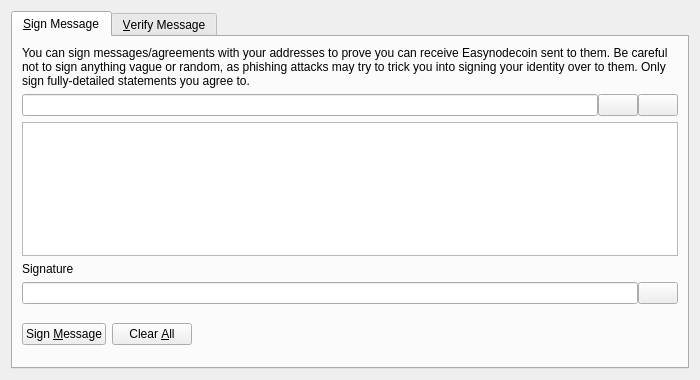
<?xml version="1.0" encoding="UTF-8"?>
<ui version="4.0">
 <class>SignVerifyMessageDialog</class>
 <widget class="QDialog" name="SignVerifyMessageDialog">
  <property name="geometry">
   <rect>
    <x>0</x>
    <y>0</y>
    <width>700</width>
    <height>380</height>
   </rect>
  </property>
  <property name="windowTitle">
   <string>Signatures - Sign / Verify a Message</string>
  </property>
  <property name="modal">
   <bool>true</bool>
  </property>
  <layout class="QVBoxLayout" name="verticalLayout">
   <item>
    <widget class="QTabWidget" name="tabWidget">
     <property name="currentIndex">
      <number>0</number>
     </property>
     <widget class="QWidget" name="tabSignMessage">
      <attribute name="title">
       <string>&amp;Sign Message</string>
      </attribute>
      <layout class="QVBoxLayout" name="verticalLayout_SM">
       <item>
        <widget class="QLabel" name="infoLabel_SM">
         <property name="text">
          <string>You can sign messages/agreements with your addresses to prove you can receive Easynodecoin sent to them. Be careful not to sign anything vague or random, as phishing attacks may try to trick you into signing your identity over to them. Only sign fully-detailed statements you agree to.</string>
         </property>
         <property name="textFormat">
          <enum>Qt::PlainText</enum>
         </property>
         <property name="wordWrap">
          <bool>true</bool>
         </property>
        </widget>
       </item>
       <item>
        <layout class="QHBoxLayout" name="horizontalLayout_1_SM">
         <property name="spacing">
          <number>0</number>
         </property>
         <item>
          <widget class="QValidatedLineEdit" name="addressIn_SM">
           <property name="toolTip">
            <string>The Easynodecoin address to sign the message with</string>
           </property>
          </widget>
         </item>
         <item>
          <widget class="QPushButton" name="addressBookButton_SM">
           <property name="toolTip">
            <string>Choose previously used address</string>
           </property>
           <property name="text">
            <string/>
           </property>
           <property name="shortcut">
            <string>Alt+A</string>
           </property>
           <property name="autoDefault">
            <bool>false</bool>
           </property>
          </widget>
         </item>
         <item>
          <widget class="QPushButton" name="pasteButton_SM">
           <property name="toolTip">
            <string>Paste address from clipboard</string>
           </property>
           <property name="text">
            <string/>
           </property>
           <property name="shortcut">
            <string>Alt+P</string>
           </property>
           <property name="autoDefault">
            <bool>false</bool>
           </property>
          </widget>
         </item>
        </layout>
       </item>
       <item>
        <widget class="QPlainTextEdit" name="messageIn_SM">
         <property name="toolTip">
          <string>Enter the message you want to sign here</string>
         </property>
        </widget>
       </item>
       <item>
        <widget class="QLabel" name="signatureLabel_SM">
         <property name="text">
          <string>Signature</string>
         </property>
         <property name="textFormat">
          <enum>Qt::PlainText</enum>
         </property>
        </widget>
       </item>
       <item>
        <layout class="QHBoxLayout" name="horizontalLayout_2_SM">
         <property name="spacing">
          <number>0</number>
         </property>
         <item>
          <widget class="QLineEdit" name="signatureOut_SM">
           <property name="font">
            <font>
             <italic>true</italic>
            </font>
           </property>
           <property name="readOnly">
            <bool>true</bool>
           </property>
          </widget>
         </item>
         <item>
          <widget class="QPushButton" name="copySignatureButton_SM">
           <property name="toolTip">
            <string>Copy the current signature to the system clipboard</string>
           </property>
           <property name="text">
            <string/>
           </property>
           <property name="autoDefault">
            <bool>false</bool>
           </property>
          </widget>
         </item>
        </layout>
       </item>
       <item>
        <layout class="QHBoxLayout" name="horizontalLayout_3_SM">
         <item>
          <widget class="QPushButton" name="signMessageButton_SM">
           <property name="toolTip">
            <string>Sign the message to prove you own this Easynodecoin address</string>
           </property>
           <property name="text">
            <string>Sign &amp;Message</string>
           </property>
           <property name="autoDefault">
            <bool>false</bool>
           </property>
          </widget>
         </item>
         <item>
          <widget class="QPushButton" name="clearButton_SM">
           <property name="toolTip">
            <string>Reset all sign message fields</string>
           </property>
           <property name="text">
            <string>Clear &amp;All</string>
           </property>
           <property name="autoDefault">
            <bool>false</bool>
           </property>
          </widget>
         </item>
         <item>
          <spacer name="horizontalSpacer_1_SM">
           <property name="orientation">
            <enum>Qt::Horizontal</enum>
           </property>
           <property name="sizeHint" stdset="0">
            <size>
             <width>40</width>
             <height>48</height>
            </size>
           </property>
          </spacer>
         </item>
         <item>
          <widget class="QLabel" name="statusLabel_SM">
           <property name="font">
            <font>
             <weight>75</weight>
             <bold>true</bold>
            </font>
           </property>
           <property name="text">
            <string/>
           </property>
           <property name="wordWrap">
            <bool>true</bool>
           </property>
          </widget>
         </item>
         <item>
          <spacer name="horizontalSpacer_2_SM">
           <property name="orientation">
            <enum>Qt::Horizontal</enum>
           </property>
           <property name="sizeHint" stdset="0">
            <size>
             <width>40</width>
             <height>48</height>
            </size>
           </property>
          </spacer>
         </item>
        </layout>
       </item>
      </layout>
     </widget>
     <widget class="QWidget" name="tabVerifyMessage">
      <attribute name="title">
       <string>&amp;Verify Message</string>
      </attribute>
      <layout class="QVBoxLayout" name="verticalLayout_VM">
       <item>
        <widget class="QLabel" name="infoLabel_VM">
         <property name="text">
          <string>Enter the receiver's address, message (ensure you copy line breaks, spaces, tabs, etc. exactly) and signature below to verify the message. Be careful not to read more into the signature than what is in the signed message itself, to avoid being tricked by a man-in-the-middle attack. Note that this only proves the signing party receives with the address, it cannot prove sendership of any transaction!</string>
         </property>
         <property name="textFormat">
          <enum>Qt::PlainText</enum>
         </property>
         <property name="alignment">
          <set>Qt::AlignLeading|Qt::AlignLeft|Qt::AlignTop</set>
         </property>
         <property name="wordWrap">
          <bool>true</bool>
         </property>
        </widget>
       </item>
       <item>
        <layout class="QHBoxLayout" name="horizontalLayout_1_VM">
         <property name="spacing">
          <number>0</number>
         </property>
         <item>
          <widget class="QValidatedLineEdit" name="addressIn_VM">
           <property name="toolTip">
            <string>The Easynodecoin address the message was signed with</string>
           </property>
          </widget>
         </item>
         <item>
          <widget class="QPushButton" name="addressBookButton_VM">
           <property name="toolTip">
            <string>Choose previously used address</string>
           </property>
           <property name="text">
            <string/>
           </property>
           <property name="shortcut">
            <string>Alt+A</string>
           </property>
           <property name="autoDefault">
            <bool>false</bool>
           </property>
          </widget>
         </item>
        </layout>
       </item>
       <item>
        <widget class="QPlainTextEdit" name="messageIn_VM"/>
       </item>
       <item>
        <widget class="QValidatedLineEdit" name="signatureIn_VM"/>
       </item>
       <item>
        <layout class="QHBoxLayout" name="horizontalLayout_2_VM">
         <item>
          <widget class="QPushButton" name="verifyMessageButton_VM">
           <property name="toolTip">
            <string>Verify the message to ensure it was signed with the specified Easynodecoin address</string>
           </property>
           <property name="text">
            <string>Verify &amp;Message</string>
           </property>
           <property name="autoDefault">
            <bool>false</bool>
           </property>
          </widget>
         </item>
         <item>
          <widget class="QPushButton" name="clearButton_VM">
           <property name="toolTip">
            <string>Reset all verify message fields</string>
           </property>
           <property name="text">
            <string>Clear &amp;All</string>
           </property>
           <property name="autoDefault">
            <bool>false</bool>
           </property>
          </widget>
         </item>
         <item>
          <spacer name="horizontalSpacer_1_VM">
           <property name="orientation">
            <enum>Qt::Horizontal</enum>
           </property>
           <property name="sizeHint" stdset="0">
            <size>
             <width>40</width>
             <height>48</height>
            </size>
           </property>
          </spacer>
         </item>
         <item>
          <widget class="QLabel" name="statusLabel_VM">
           <property name="font">
            <font>
             <weight>75</weight>
             <bold>true</bold>
            </font>
           </property>
           <property name="text">
            <string/>
           </property>
           <property name="wordWrap">
            <bool>true</bool>
           </property>
          </widget>
         </item>
         <item>
          <spacer name="horizontalSpacer_2_VM">
           <property name="orientation">
            <enum>Qt::Horizontal</enum>
           </property>
           <property name="sizeHint" stdset="0">
            <size>
             <width>40</width>
             <height>48</height>
            </size>
           </property>
          </spacer>
         </item>
        </layout>
       </item>
      </layout>
     </widget>
    </widget>
   </item>
  </layout>
 </widget>
 <customwidgets>
  <customwidget>
   <class>QValidatedLineEdit</class>
   <extends>QLineEdit</extends>
   <header>qvalidatedlineedit.h</header>
  </customwidget>
 </customwidgets>
 <resources>
  <include location="../easynodecoin.qrc"/>
 </resources>
 <connections/>
</ui>
